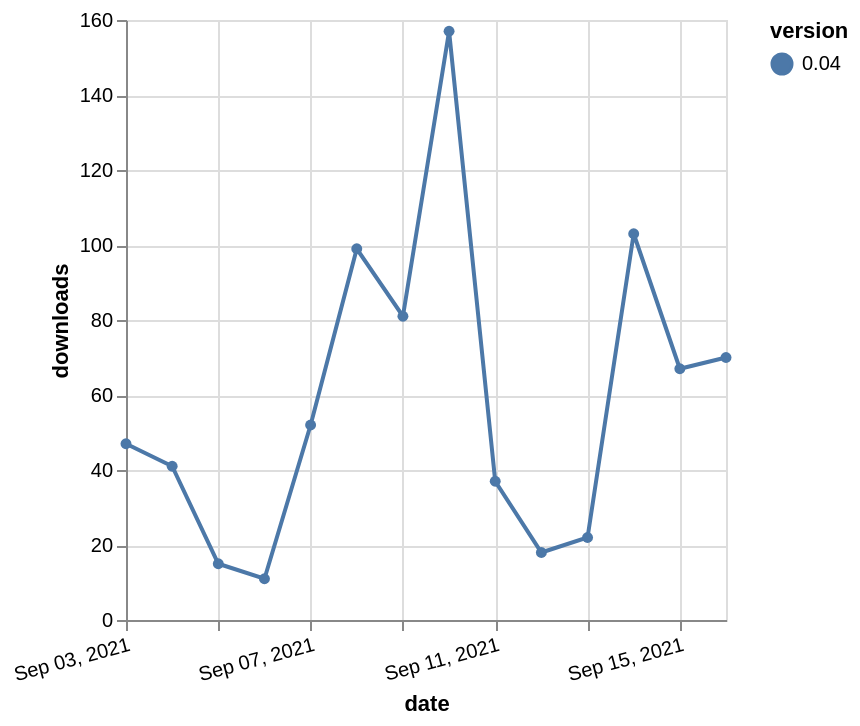

Describe this chart as a Vega-Lite specification.
### Vega-Lite specification from a JSON file in a GitHub repository (floating-point values rounded to 4 significant figures)
{"$schema": "https://vega.github.io/schema/vega-lite/v5.json", "description": "A simple bar chart with embedded data.", "data": {"values": [{"date": "2021-09-03", "total": 79054, "delta": 47, "version": "0.04"}, {"date": "2021-09-04", "total": 79095, "delta": 41, "version": "0.04"}, {"date": "2021-09-05", "total": 79110, "delta": 15, "version": "0.04"}, {"date": "2021-09-06", "total": 79121, "delta": 11, "version": "0.04"}, {"date": "2021-09-07", "total": 79173, "delta": 52, "version": "0.04"}, {"date": "2021-09-08", "total": 79272, "delta": 99, "version": "0.04"}, {"date": "2021-09-09", "total": 79353, "delta": 81, "version": "0.04"}, {"date": "2021-09-10", "total": 79510, "delta": 157, "version": "0.04"}, {"date": "2021-09-11", "total": 79547, "delta": 37, "version": "0.04"}, {"date": "2021-09-12", "total": 79565, "delta": 18, "version": "0.04"}, {"date": "2021-09-13", "total": 79587, "delta": 22, "version": "0.04"}, {"date": "2021-09-14", "total": 79690, "delta": 103, "version": "0.04"}, {"date": "2021-09-15", "total": 79757, "delta": 67, "version": "0.04"}, {"date": "2021-09-16", "total": 79827, "delta": 70, "version": "0.04"}]}, "width": "container", "mark": {"type": "line", "point": {"filled": true}}, "encoding": {"x": {"field": "date", "type": "temporal", "timeUnit": "yearmonthdate", "title": "date", "axis": {"labelAngle": -15}}, "y": {"field": "delta", "type": "quantitative", "title": "downloads"}, "color": {"field": "version", "type": "nominal"}, "tooltip": {"field": "delta"}}}
